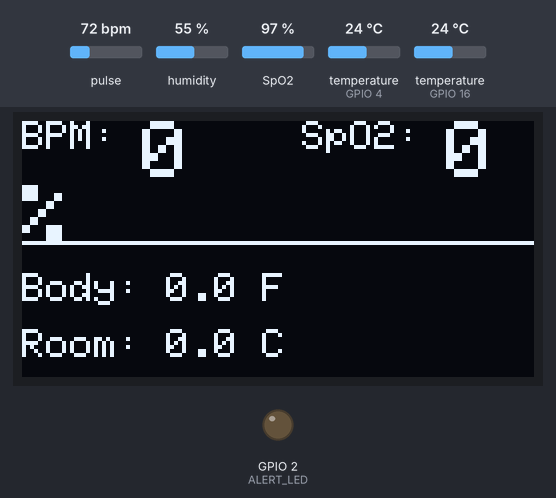
Bench run of a sketch on a simulated ESP32. Parts: 128×64 one-colour display, output pins drawn as LEDs (lit = HIGH). The test bench sets the inputs (shaded band); at power-on: pulse 72 bpm, temperature (sensors on GPIO 4, GPIO 16) 24 °C, SpO2 97 %, humidity 55 %. WiFi joins after 1.5 s; servers stay silent unless stated; what the sketch prints to the serial monitor is not drawn.

Above: at 3.0 s.
3.1 s: pulse set to 62 bpm
At 4.5 s:
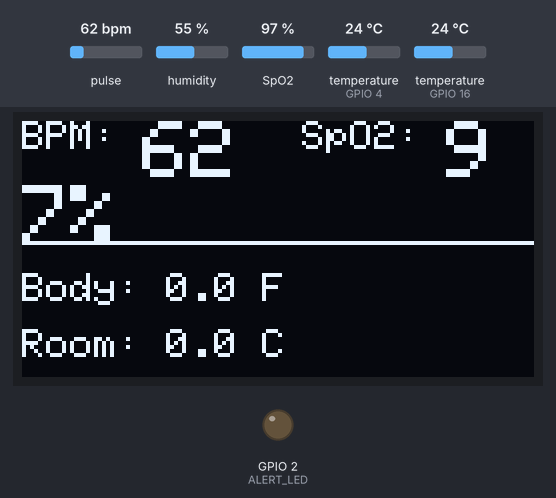
7.5 s: pulse set to 58 bpm
At 9.3 s:
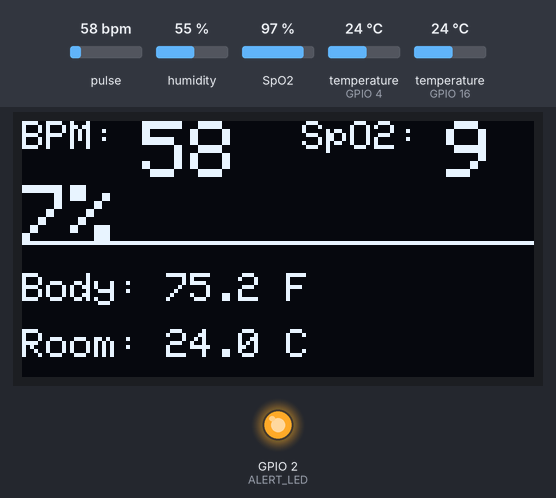
16.2 s: temperature (sensor on GPIO 4) set to 12 °C
At 19.6 s:
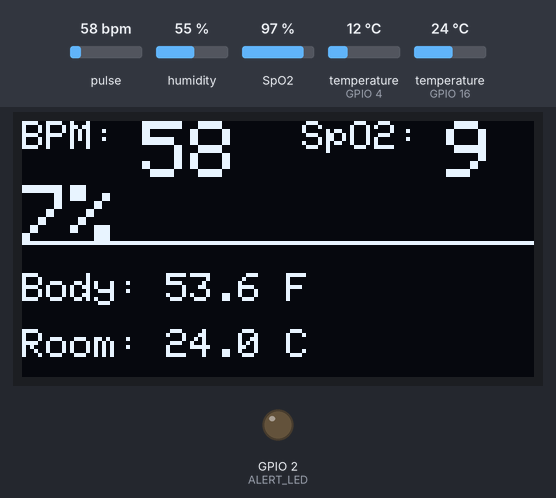
22.3 s: temperature (sensor on GPIO 16) set to 12 °C
At 26.1 s:
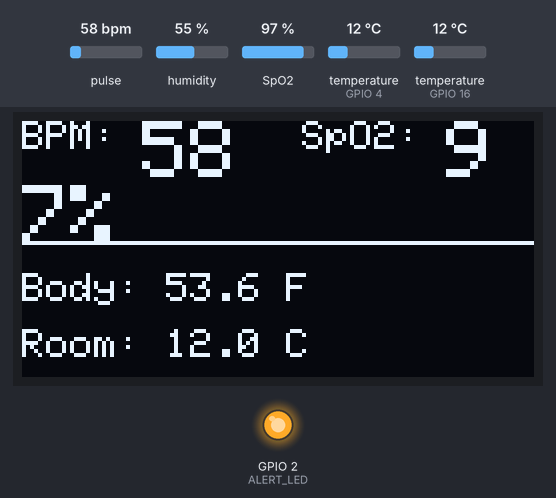
28.4 s: SpO2 set to 80 %
At 30.1 s:
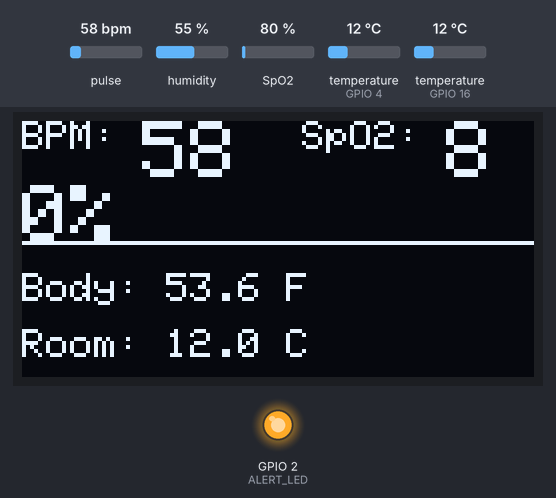
33.2 s: temperature (sensor on GPIO 4) set to 19 °C
At 36.5 s:
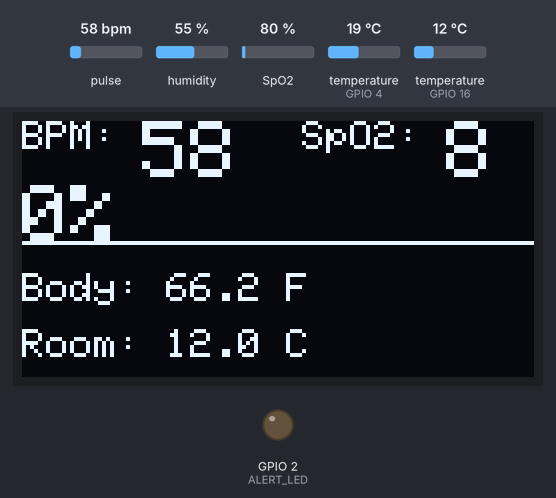
Timing chart, 0 to 40.3 s (numbered marks = the images above; inputs shaded):
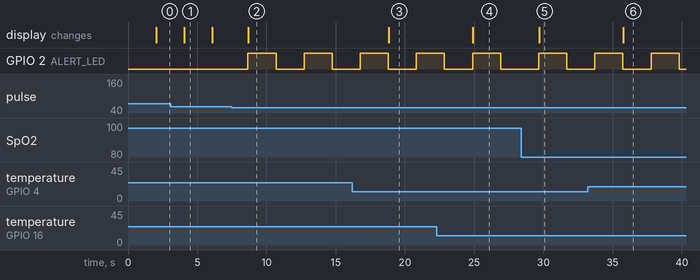

The sketch:

sketch_mar31a.ino
```cpp
#define BLYNK_TEMPLATE_ID "TMPL3FZ3q_hpn"
#define BLYNK_TEMPLATE_NAME "Smart Health Monitoring System"
#define BLYNK_AUTH_TOKEN "6ezDArMeyw-afWHjFQ9HwCEmdZY4LGcX"

#include <WiFi.h>
#include <BlynkSimpleEsp32.h>
#include <Wire.h>
#include "MAX30100_PulseOximeter.h"
#include <OneWire.h>
#include <DallasTemperature.h>
#include <DHT.h>
#include <Adafruit_GFX.h>
#include <Adafruit_SSD1306.h>

// OLED Setup
#define SCREEN_WIDTH 128
#define SCREEN_HEIGHT 64
Adafruit_SSD1306 display(SCREEN_WIDTH, SCREEN_HEIGHT, &Wire, -1);

// LED Alert Pin
#define ALERT_LED 2 // Built-in LED on most ESP32s, or connect external LED here

// WiFi credentials
char ssid[] = "Shubham";
char pass[] = "Shubham212006";

// MAX30100 Pulse Oximeter
PulseOximeter pox;
uint32_t tsLastReport = 0;
#define REPORTING_PERIOD_MS 2000

// DS18B20 (Body Temp)
#define ONE_WIRE_BUS 4
OneWire oneWire(ONE_WIRE_BUS);
DallasTemperature bodyTempSensor(&oneWire);
float currentBodyTemp = 0;

// DHT11 (Room Temp)
#define DHTPIN 16
#define DHTTYPE DHT11
DHT dht(DHTPIN, DHTTYPE);
float currentRoomTemp = 0;

BlynkTimer timer;
bool ledState = LOW; // For blinking logic

void onBeatDetected() {
    Serial.println("Beat!");
}

void readOtherSensors() {
    bodyTempSensor.requestTemperatures();
    float tempC = bodyTempSensor.getTempCByIndex(0);
    if (tempC != DEVICE_DISCONNECTED_C) {
        currentBodyTemp = (tempC * 1.8) + 32.0;
        Blynk.virtualWrite(V2, currentBodyTemp);
    }

    float roomTemp = dht.readTemperature();
    if (!isnan(roomTemp)) {
        currentRoomTemp = roomTemp;
        Blynk.virtualWrite(V3, currentRoomTemp);
    }
}

void setup() {
    Serial.begin(115200);

    // Initialize Alert LED
    pinMode(ALERT_LED, OUTPUT);
    digitalWrite(ALERT_LED, LOW);

    if(!display.begin(SSD1306_SWITCHCAPVCC, 0x3C)) {
        Serial.println(F("SSD1306 allocation failed"));
    }
    display.clearDisplay();
    display.setTextColor(WHITE);
    display.setCursor(10, 20);
    display.print("Initializing...");
    display.display();

    Blynk.begin(BLYNK_AUTH_TOKEN, ssid, pass);
    dht.begin();
    bodyTempSensor.begin();

    Serial.print("Initializing MAX30100..");
    if (!pox.begin()) {
        Serial.println("FAILED");
        display.clearDisplay();
        display.setCursor(0,0);
        display.print("MAX30100 Error");
        display.display();
    } else {
        Serial.println("SUCCESS");
        pox.setIRLedCurrent(MAX30100_LED_CURR_7_6MA);
        pox.setOnBeatDetectedCallback(onBeatDetected);
    }

    timer.setInterval(3000L, readOtherSensors);
}

void loop() {
    pox.update();
    Blynk.run();
    timer.run();

    if (millis() - tsLastReport > REPORTING_PERIOD_MS) {
        float hr = pox.getHeartRate();
        float spo2 = pox.getSpO2();

        // --- LED BLINK LOGIC ---
        // Checks if SpO2 is below 94% or Heart Rate is below 60 BPM
        // (Note: SpO2 needs to be > 0 to avoid triggering on a disconnected sensor)
        if ((spo2 > 0 && spo2 < 94) || (hr > 0 && hr < 60)) {
            ledState = !ledState; // Toggle state to create blinking effect
            digitalWrite(ALERT_LED, ledState);
        } else {
            digitalWrite(ALERT_LED, LOW); // Turn off if everything is normal
        }

        Blynk.virtualWrite(V0, hr);
        Blynk.virtualWrite(V1, spo2);

        display.clearDisplay();
        display.setTextSize(1);
        display.setCursor(0, 0);
        display.print("BPM: ");
        display.setTextSize(2);
        display.print(hr, 0);

        display.setTextSize(1);
        display.setCursor(70, 0);
        display.print("SpO2: ");
        display.setTextSize(2);
        display.print(spo2, 0);
        display.print("%");

        display.drawLine(0, 30, 128, 30, WHITE);

        display.setTextSize(1);
        display.setCursor(0, 38);
        display.print("Body: ");
        display.print(currentBodyTemp, 1);
        display.print(" F");

        display.setCursor(0, 52);
        display.print("Room: ");
        display.print(currentRoomTemp, 1);
        display.print(" C");

        display.display();
        tsLastReport = millis();
    }
}
```

Measured:
- the behaviour switches between 60 and 59 bpm on pulse (found by bisection; images 1 and 2)
- after the input at 7.5 s, GPIO 2 (ALERT_LED): alternates HIGH for 2.0 s and LOW for 2.0 s, starting after 1.2 s; the display: changes after 1.2 s (image 2)
- after the input at 16.2 s, the display: changes after 2.6 s (image 3)
- after the input at 22.3 s, the display: changes after 2.6 s (image 4)
- after the input at 28.4 s, the display: changes after 1.3 s (image 5)
- after the input at 33.2 s, the display: changes after 2.6 s (image 6)
- what the display in image 1 shows lasts 2.0 s, from 4.1 s to 6.1 s
